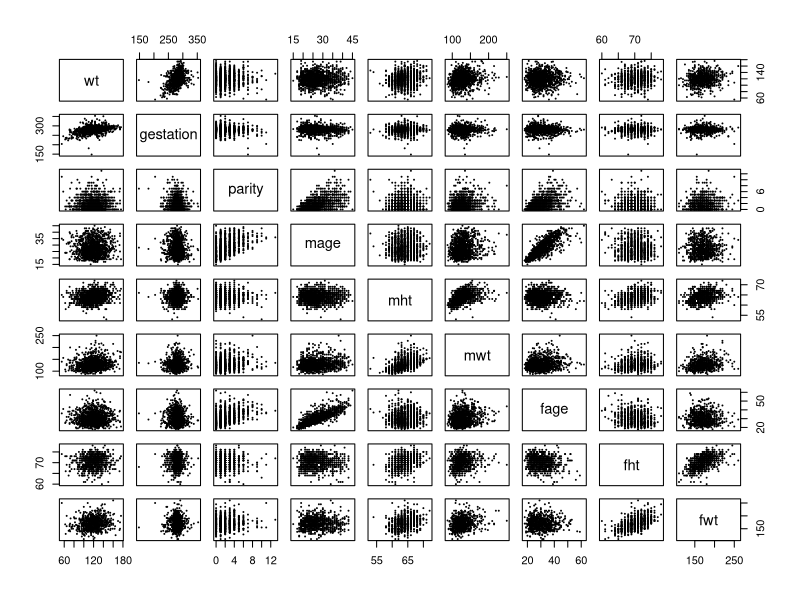
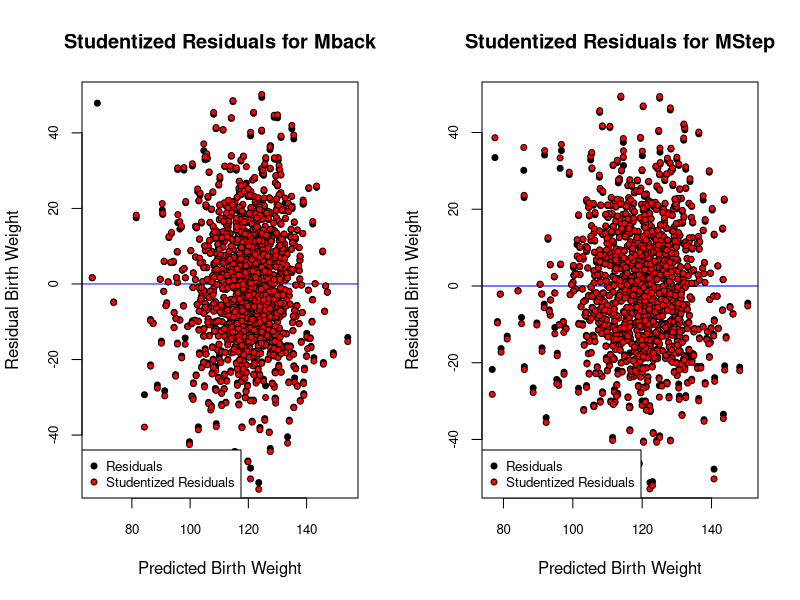
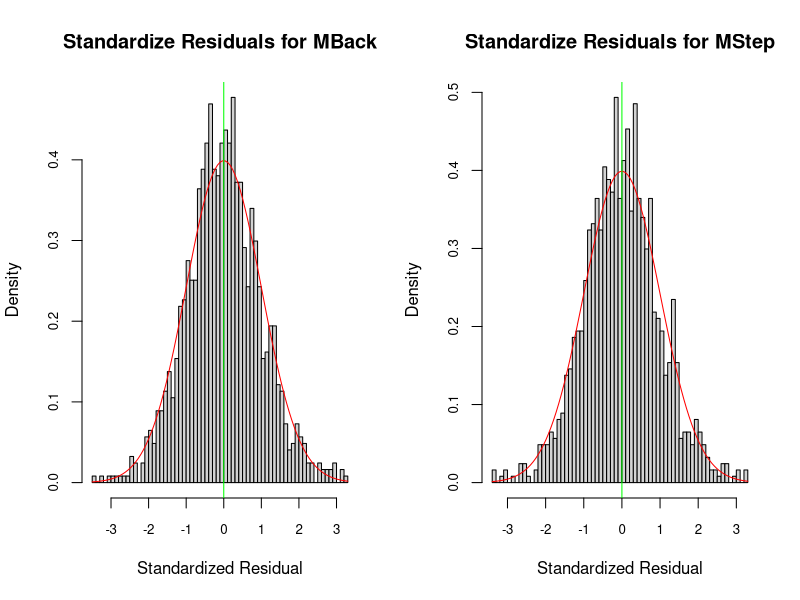
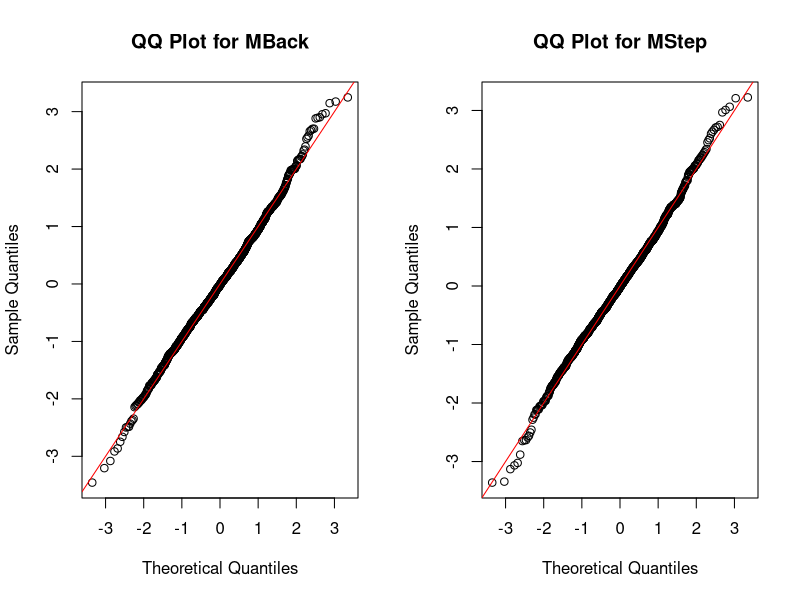
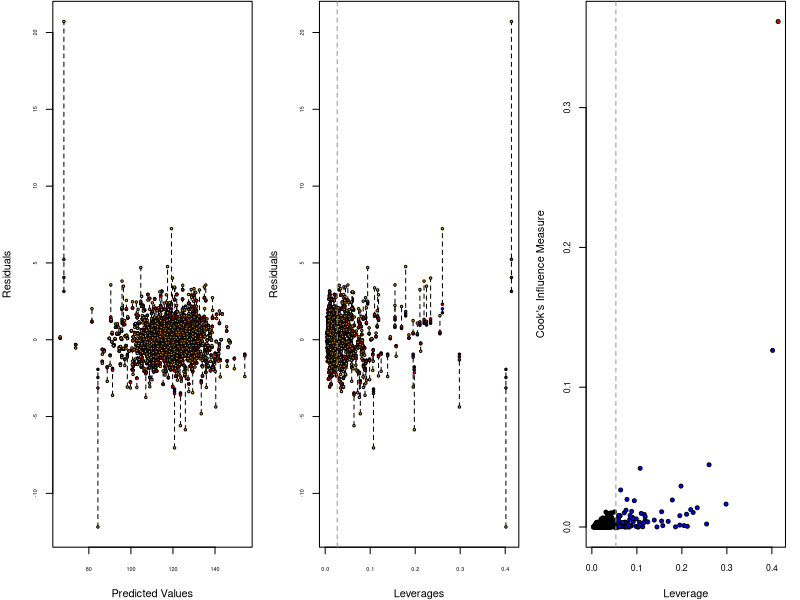
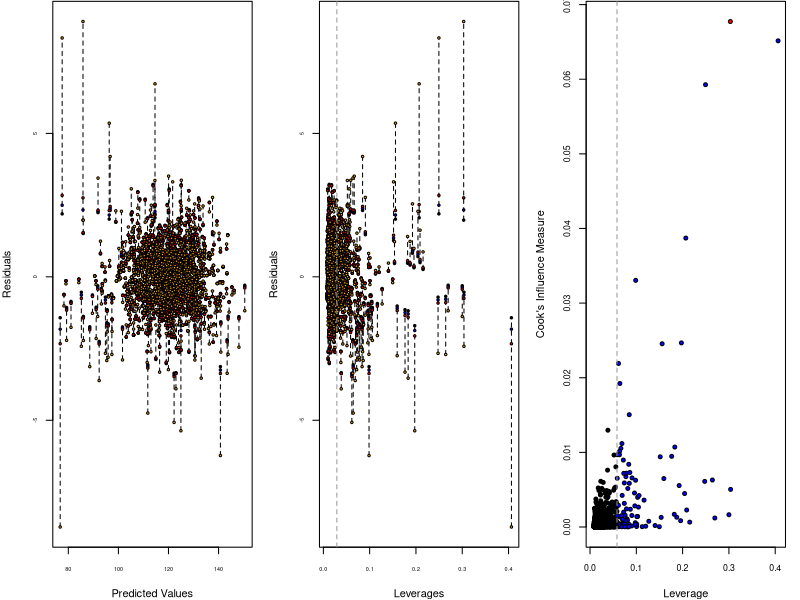
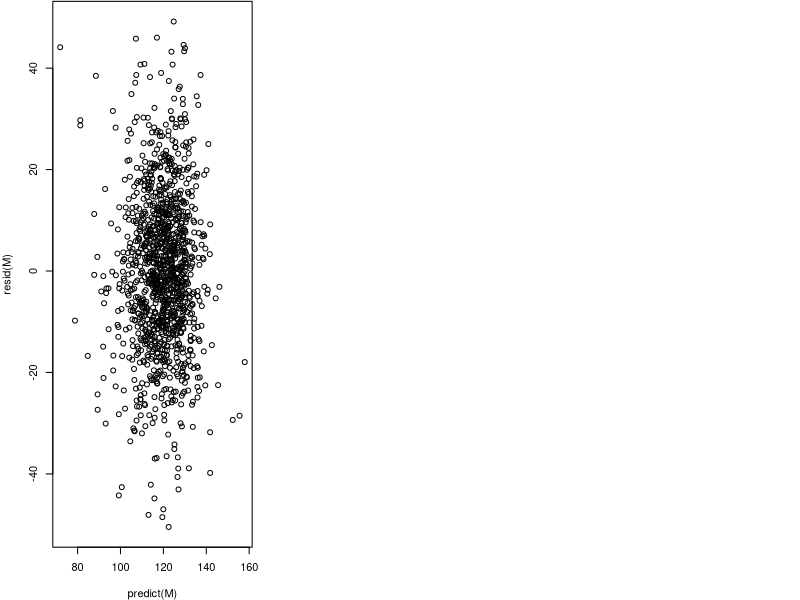
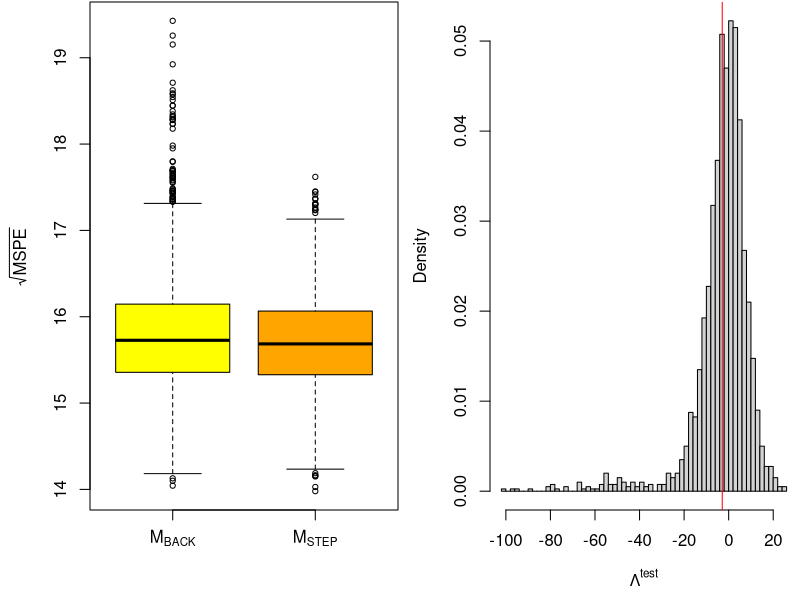

Source code (R) for these figures, in order:
## ---- chunk 1
knitr::opts_chunk$set(echo = TRUE)
library(mice)
## ---- chunk 2
# read in data
births.raw = read.csv("chds_births.csv")
## ---- chunk 3
# head(births.raw, 10)
# summary(births.raw)

# Validating Variables
births.raw$marital[!births.raw$marital %in% c(1:5)] = NA
births.raw$time[births.raw$time %in% c(9)] = NA
births.raw$number[births.raw$number %in% c(9)] = NA

## ---- chunk 4
categoricals = c('meth', 'feth', 'med', 'fed', 'marital', 'income', 'smoke', 'time', 'number')#, 'parity', 'mht', 'fht')
continuous = names(births.raw)[! names(births.raw) %in% categoricals]

# Categorize m/feth
#meth.categories = c(rep('Caucasian', 6), 'Mexican', 'African-American', 'Asian', 'Mixed', 'Other')
meth.categories = c(rep('Caucasian', 6), 'Other', 'African-American', 'Other', 'Other', 'Other')
for (i in 1:length(meth.categories)) {
  births.raw$meth[births.raw$meth == i-1] = meth.categories[i]
  births.raw$feth[births.raw$feth == i-1] = meth.categories[i]
}
births.raw$meth = as.factor(births.raw$meth)
births.raw$feth = as.factor(births.raw$feth)

# Categorize m/fed
#med.categories = c('elementary school', 'middle school', 'high school', 'high school + trade school', 'high school + some college', 'college graduate', 'trade school', 'high school unclear')
med.categories = c('Other', 'middle school', 'high school', 'Other', 'high school + some college', 'college graduate', 'Other', 'Other')
for (i in 1:length(med.categories)) {
  births.raw$med[births.raw$med == i-1] = med.categories[i]
  births.raw$fed[births.raw$fed == i-1] = med.categories[i]
}
births.raw$med = as.factor(births.raw$med)
births.raw$fed = as.factor(births.raw$fed)

# Categorize marital
#marital.categories = c('married', 'legally separated', 'divorced', 'widowed', 'never married')
marital.categories = c('married', 'single', 'single', 'single', 'single')
for (i in 1:length(marital.categories)) {
  births.raw$marital[births.raw$marital == i] = marital.categories[i]
}
births.raw$marital = as.factor(births.raw$marital)

# Categorize income
income.categories = c('under 2500', '2500-4999', '5000-7499', '7500-9999', '10000-12499', '12500-14999', '15000-17499', '17500-19999', '20000-22499', 'over 22500')
for (i in 1:length(income.categories)) {
  births.raw$income[births.raw$income == i-1] = income.categories[i]
}
births.raw$income = as.factor(births.raw$income)

# Categorize smoke
smoke.categories = c('never', 'smokes now', 'until pregnancy', 'used to, not anymore')
for (i in 1:length(smoke.categories)) {
  births.raw$smoke[births.raw$smoke == i-1] = smoke.categories[i]
}
births.raw$smoke = as.factor(births.raw$smoke)

# Categorize time
#time.categories = c('never or more than 10 years', 'still smokes', 'during pregnancy', 'less than a year', '1-2 years', '2-3 years', '3-4 years', '5-9 years', 'never or more than 10 years', 'quit but don’t know when')
time.categories = c('never or more than 10 years', 'still smokes', 'during pregnancy', 'less than 10 year', 'less than 10 year', 'less than 10 year', 'less than 10 year', 'less than 10 year', 'never or more than 10 years', 'quit but don’t know when')
for (i in 1:length(time.categories)) {
  births.raw$time[births.raw$time == i-1] = time.categories[i]
}
births.raw$time = as.factor(births.raw$time)

# Categorize number
#number.categories = c('never smoked', '1-4', '5-9', '10-14', '15-19', '20-29', '30-39', '40-60', 'more than 60', 'smoked but don’t know how much')
number.categories = c('never smoked', 'less than 20', 'less than 20', 'less than 20', 'less than 20', 'more than 20', 'more than 20', 'more than 20', 'more than 20', 'smoked but don’t know how much')
for (i in 1:length(number.categories)) {
  births.raw$number[births.raw$number == i-1] = number.categories[i]
}
births.raw$number = as.factor(births.raw$number)

births.raw$smoke = NULL
# summary(births.raw)
## ---- chunk 5
births.raw.cont = births.raw[ , ! names(births.raw) %in% categoricals]
# summary(births.raw.cont)
pairs(births.raw.cont, cex = 0.2)
prefit.model <- lm(births.raw.cont)
## ---- chunk 6
proportion <- sapply(births.raw, function(x) { sum(is.na(x))*100/nrow(births.raw) })
proportion
## ---- chunk 7
invisible(capture.output(births.mice <- mice(births.raw, method = "cart", seed = 1)))
births.clean <- complete(births.mice)
# summary(births.clean)
# anyNA(births.clean)
## ---- chunk 8
M0 <- lm(wt ~ 1, data = births.clean) # initial model
Mfull <- lm(wt ~ (. - number - time - fed - med - feth - meth - marital)^2+ number + time + fed + med + feth + meth + marital+
              I(gestation^2) + I(parity^2) + I(mage^2) + I(mht^2) +
              I(mwt^2) + I(fage^2) + I(fht^2) + I(fwt^2), data = births.clean) # full model
Mstart <- lm(wt ~ ., data = births.clean) # start model
## ---- chunk 9
# forward selection
Mfwd <- step(object = M0,
             scope = list(lower = M0, upper = Mfull),
             direction = "forward",
             trace = FALSE)
## ---- chunk 10
# backward elimination
Mback <- step(object = Mfull,
              scope = list(lower = M0, upper = Mfull),
              direction = "backward",
              trace = FALSE)
## ---- chunk 11
# stepwise selection
Mstep <- step(object = Mstart,
              scope = list(lower = M0, upper = Mfull),
              direction = "both",
              trace = FALSE)
## ---- chunk 12
# models to compare
M1 <- Mback
M2 <- Mstep
## ---- chunk 13
#Press Statistic
calPress <- function(M){
  #X <- model.matrix(M)
  #H <- X %*% solve(crossprod(X), t(X))
  #press <- resid(M)/(1-diag(H))
  press <- resid(M)/(1-hatvalues(M))
  press <- sum(press^2)
  return(press)
}

press1 <- calPress(Mfwd);
press2 <- calPress(Mback);
press3 <- calPress(Mstep);

presses <- c(press1,press2,press3)

# AIC Statistic for M1
AIC1 <- AIC(Mfwd)

#AIC Statistic for M2
AIC2 <- AIC(Mback)

AIC3 <- AIC(Mstep)

AICS <- c(AIC1,AIC2,AIC3)


## ---- chunk 14
r.squared <- c(summary(Mfwd)$r.squared,summary(Mback)$r.square,summary(Mstep)$r.square)
info <- c(r.squared,AICS,presses)
info <- matrix(t(info),nrow = 3,ncol = 3)
rownames(info)<-c("MFwd","MBack","MStep")
colnames(info)<-c("R^2","AIC","Press")
info  

## ---- chunk 15

# function for drawing studendized residual plots
StuResPlot <- function(M,name) {
  cex <- .8
  res <- residuals(M)
  h <- hatvalues(M)  # Hat matrix
  sigma.hat <- sigma(M)
  res.stu <- resid(M)/sqrt(1-h) # studentized residuals, but on the data scale
  y.hat <- predict(M)
 
  par(4,.1,4,.1)
  plot(y.hat, res, pch = 21, bg = "black", cex = cex, cex.axis = cex,
        xlab = "Predicted Birth Weight",
        ylab = "Residual Birth Weight",
        main = paste("Studentized Residuals for",name),
        abline(h = mean(res), col = "blue"))
  points(y.hat, res.stu, pch = 21, bg = "red", cex = cex)
  legend(x = "bottomleft", c("Residuals", "Studentized Residuals"),
        pch = 21, pt.bg = c("black", "red"), pt.cex = cex, cex = cex)
}

# function for drawing standardized residual plots
StaResPlot <- function(M,name) {
  cex <- .8
  res <- residuals(M) # Hat matrix
  h <- hatvalues(M)
  sigma.hat <- sigma(M)
  # par(mar = c(4,2,.1,2))
  par(4,.1,4,.1)
  hist(res/sigma.hat, breaks = 50, freq = FALSE, cex.axis = cex,
  xlab = "Standardized Residual", main = paste("Standardize Residuals for",name))
  curve(dnorm(x), col = "red", add = TRUE)
  abline(v = mean(res/sigma.hat), col = "green")
}

#function for drawing QQ plots
QQPlot <- function(M,name) {
  res <- residuals(M)
  h <- hatvalues(M)
  qqnorm(res/sigma(M),main = paste("QQ Plot for",name))
  abline(a=0, b=1, col = "red") #add 45 degree line
  # head(res.stu1)
}


## ---- chunk 16

 par(mfrow = c(1,2))
# studendized residual for backward elimination model:
StuResPlot(Mback,"Mback")

# studentdized residual for stepwise selection model:
StuResPlot(Mstep,"MStep")

## ---- chunk 17
par(mfrow = c(1,2))
# standardized residual for backward elimination model:
StaResPlot(Mback,"MBack")

# standardized residual for stepwise selection model:
StaResPlot(Mstep,"MStep")
## ---- chunk 18

 par(mfrow = c(1,2))
# QQ-plot for backward selection model:
QQPlot(Mback,"MBack")

# QQ-plot for stepwise selection model:
QQPlot(Mstep,"MStep")
## ---- chunk 19
# function to produce leverage and influence plots
LeverageInfluence <- function(M) {
  y.hat <- predict(M) # predicted values
  sigma.hat <- sigma(M)
  res <- resid(M) # original residuals$
  res.sta <- res/sigma.hat # standardized residuals

  # compute leverages
  h <- hatvalues(M) # hat matrix
  res.stu <- res.sta/sqrt(1-h) # studentized residuals

  # PRESS residuals
  press <- res/(1-h)

  # DFFITS residuals
  dfts <- dffits(M)

  # standardize each of these such that they are identical at the average
  # leverage value
  p <- length(coef(M))
  n <- nobs(M)
  hbar <- p/n # average leverage
  res.stu <- res.stu*sqrt(1 - hbar) # at h = hbar, res.stu = res.sta
  press <- press*(1 - hbar)/sigma.hat # at h = hbar, press = res.sta
  dfts <- dfts*(1 - hbar)/sqrt(hbar) # at h = hbar, dfts = res.sta

  # plot all residuals
  par(mfrow = c(1,3), mar = c(4,4,.1,1.1))
  cex <- .5
  plot(y.hat, rep(0, length(y.hat)),
       type = "n", # empty plot to get the axis range
       ylim = range(res.sta, res.stu, press, dfts),
       cex.axis = cex,
       xlab = "Predicted Values",
       ylab = "Residuals")

  # dotted line connecting each observations residuals for better visibility
  segments(x0 = y.hat,
           y0 = pmin(res.sta, res.stu, press, dfts),
           y1 = pmax(res.sta, res.stu, press, dfts),
           lty = 2)
  points(y.hat, res.sta, pch = 21, bg = "black", cex = cex)
  points(y.hat, res.stu, pch = 21, bg = "blue", cex = cex)
  points(y.hat, press, pch = 21, bg = "red", cex = cex)
  points(y.hat, dfts, pch = 21, bg = "orange", cex = cex)

  # against leverages
  plot(h, rep(0, length(y.hat)),
       type = "n",
       cex.axis = cex,
       ylim = range(res.sta, res.stu, press, dfts),
       xlab = "Leverages", ylab = "Residuals")

  segments(x0 = h,
          y0 = pmin(res.sta, res.stu, press, dfts),
          y1 = pmax(res.sta, res.stu, press, dfts),
          lty = 2)
  points(h, res.sta, pch = 21, bg = "black", cex = cex)
  points(h, res.stu, pch = 21, bg = "blue", cex = cex)
  points(h, press, pch = 21, bg = "red", cex = cex)
  points(h, dfts, pch = 21, bg = "orange", cex = cex)
  abline(v = hbar, col = "grey60", lty = 2)

  # cook's distance vs. leverage
  D <- cooks.distance(M)

  # flag some of the points
  infl.ind <- which.max(D) # top influence point
  lev.ind <- h > 2*hbar # leverage more than 2x the average
  clrs <- rep("black", len = n)
  clrs[lev.ind] <- "blue"
  clrs[infl.ind] <- "red"
  # par(mfrow = c(1,1), mar = c(4,4,1,1))
  cex <- .8
  plot(h, D, xlab = "Leverage", ylab = "Cook's Influence Measure",
  pch = 21, bg = clrs, cex = cex, cex.axis = cex)
  p <- length(coef(M))
  n <- nrow(births.clean)
  hbar <- p/n # average leverage
  abline(v = 2*hbar, col = "grey60", lty = 2) # 2x average leverage
  return(c(infl.ind, D[infl.ind]))
}


# leverage influence for forward selection model:
a <-LeverageInfluence(Mback)
 b <-LeverageInfluence(Mstep)

## ---- chunk 20
M <-lm(births.clean)
# coef(M)
plot(predict(M),resid(M))
entry <- which.max(resid(M))
entry
## ---- chunk 21
options(warn=-1)      #turn off warnings
# Cross-validation setup
nreps <- 2e3 # number of replications
ntot <- nrow(births.clean) # total number of observations
ntrain <- floor(ntot * 0.7) # size of training set
ntest <- ntot-ntrain # size of test set
mspe1 <- rep(NA, nreps) # sum-of-square errors for each CV replication
mspe2 <- rep(NA, nreps)
logLambda <- rep(NA, nreps) # log-likelihod ratio statistic for each replication
system.time({
  for(ii in 1:nreps) {
    if(ii%%200 == 0) message("ii = ", ii)
    # randomly select training observations
    train.ind <- sample(ntot, ntrain) # training observations
    # refit the models on the subset of training data; ?update for details!
    M1.cv <- update(M1, subset = train.ind)
    M2.cv <- update(M2, subset = train.ind)
    # out-of-sample residuals for both models
    # that is, testing data - predictions with training parameters
    M1.res <- births.clean$wt[-train.ind] -
              predict(M1.cv, newdata = births.clean[-train.ind,])
    M2.res <- births.clean$wt[-train.ind] -
              predict(M2.cv, newdata = births.clean[-train.ind,])
    # mean-square prediction errors
    mspe1[ii] <- mean(M1.res^2)
    mspe2[ii] <- mean(M2.res^2)
    # out-of-sample likelihood ratio
    M1.sigma <- sqrt(sum(resid(M1.cv)^2)/ntrain) # MLE of sigma
    M2.sigma <- sqrt(sum(resid(M2.cv)^2)/ntrain)
    # since res = y - pred, dnorm(y, pred, sd) = dnorm(res, 0, sd)
    logLambda[ii] <- sum(dnorm(M1.res, mean = 0, sd = M1.sigma, log = TRUE))
    logLambda[ii] <- logLambda[ii] -
                     sum(dnorm(M2.res, mean = 0, sd = M2.sigma, log = TRUE))
  }
})
options(warn=1)      #turn warnings back on
## ---- chunk 22
# plot rMSPE and out-of-sample log(Lambda)
par(mfrow = c(1,2))
par(mar = c(4.5, 4.5, .1, .1))
boxplot(x = list(sqrt(mspe1), sqrt(mspe2)), names = expression(M[BACK], M[STEP]), cex = .7,
        ylab = expression(sqrt(MSPE)), col = c("yellow", "orange"))
hist(logLambda, breaks = 50, freq = FALSE,
     xlab = expression(Lambda^{test}),
     main = "", cex = .7)
abline(v = mean(logLambda), col = "red") # average value


r.squared <- c(summary(M1)$r.squared,summary(M2)$r.squared)


presses <- c(calPress(M1), calPress(M2))


AICS <-c(AIC(M1),AIC(M2))

info <-matrix(c(r.squared,presses,AICS),nrow = 2, ncol = 3)
rownames(info) <- c("MBack","MStep")
colnames(info)<- c("R^2","Press","AIC")

info
